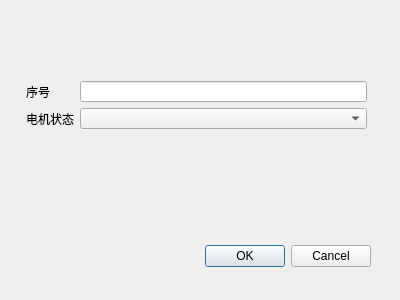
<?xml version="1.0" encoding="UTF-8"?>
<ui version="4.0">
 <class>Dialog</class>
 <widget class="QDialog" name="Dialog">
  <property name="geometry">
   <rect>
    <x>0</x>
    <y>0</y>
    <width>400</width>
    <height>300</height>
   </rect>
  </property>
  <property name="windowTitle">
   <string>Dialog</string>
  </property>
  <widget class="QDialogButtonBox" name="buttonBox">
   <property name="geometry">
    <rect>
     <x>30</x>
     <y>240</y>
     <width>341</width>
     <height>32</height>
    </rect>
   </property>
   <property name="orientation">
    <enum>Qt::Horizontal</enum>
   </property>
   <property name="standardButtons">
    <set>QDialogButtonBox::Cancel|QDialogButtonBox::Ok</set>
   </property>
  </widget>
  <widget class="QWidget" name="">
   <property name="geometry">
    <rect>
     <x>26</x>
     <y>81</y>
     <width>341</width>
     <height>48</height>
    </rect>
   </property>
   <layout class="QGridLayout" name="gridLayout">
    <item row="0" column="0">
     <widget class="QLabel" name="label_5">
      <property name="text">
       <string>序号</string>
      </property>
     </widget>
    </item>
    <item row="0" column="1">
     <widget class="QLineEdit" name="SequencelineEdit"/>
    </item>
    <item row="1" column="0">
     <widget class="QLabel" name="label">
      <property name="text">
       <string>电机状态</string>
      </property>
     </widget>
    </item>
    <item row="1" column="1">
     <widget class="QComboBox" name="StatusComboBox"/>
    </item>
   </layout>
  </widget>
 </widget>
 <resources/>
 <connections>
  <connection>
   <sender>buttonBox</sender>
   <signal>accepted()</signal>
   <receiver>Dialog</receiver>
   <slot>accept()</slot>
   <hints>
    <hint type="sourcelabel">
     <x>248</x>
     <y>254</y>
    </hint>
    <hint type="destinationlabel">
     <x>157</x>
     <y>274</y>
    </hint>
   </hints>
  </connection>
  <connection>
   <sender>buttonBox</sender>
   <signal>rejected()</signal>
   <receiver>Dialog</receiver>
   <slot>reject()</slot>
   <hints>
    <hint type="sourcelabel">
     <x>316</x>
     <y>260</y>
    </hint>
    <hint type="destinationlabel">
     <x>286</x>
     <y>274</y>
    </hint>
   </hints>
  </connection>
 </connections>
</ui>
